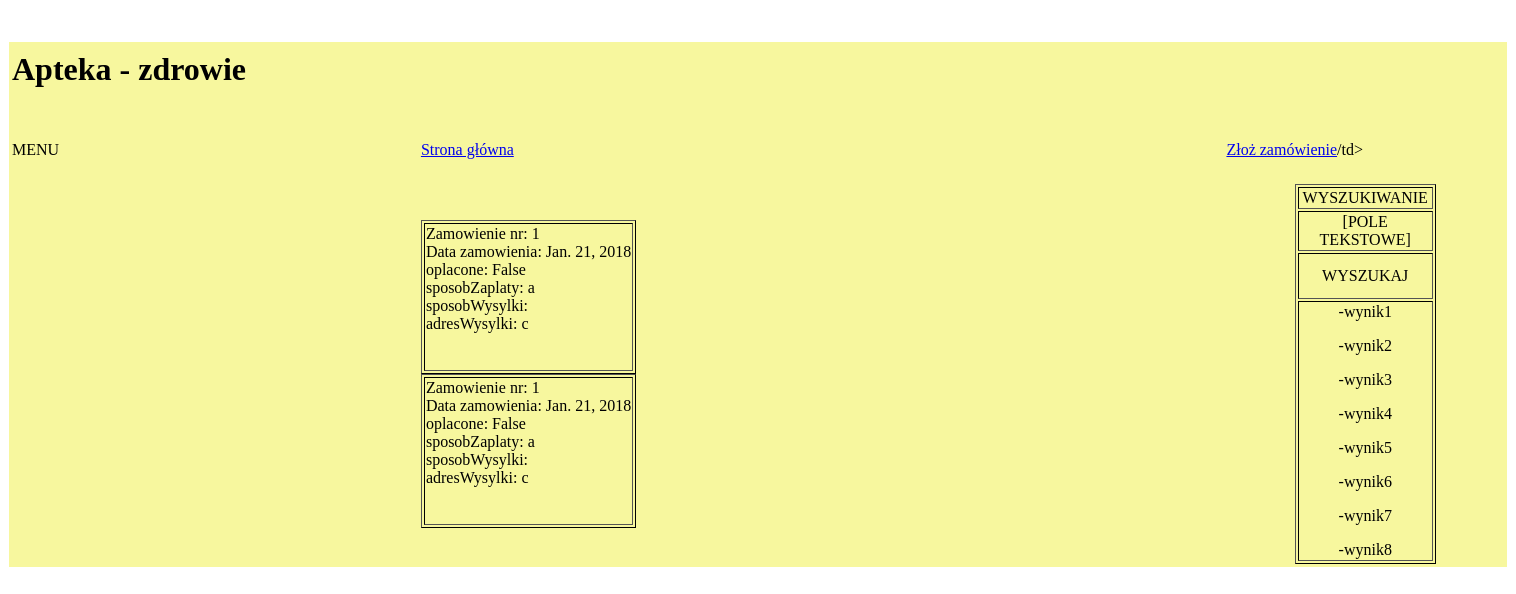
Before: /apteka/historia_zamowien/1 with the older database file.
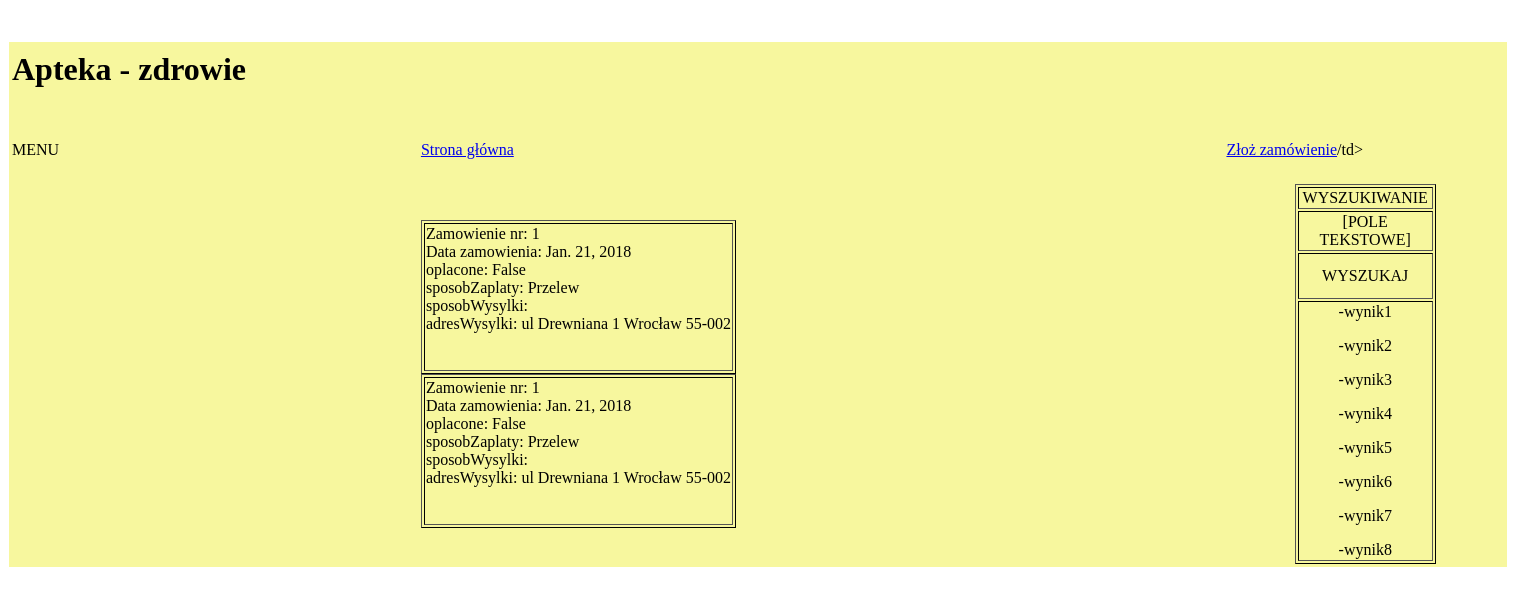
After: the same page with the newer database file.
### apteka_app/models.py (models this page shows, shortened)
class Zamowienie(models.Model):
    zatwierdzone = models.BooleanField(default=False)
    dataZamowienia = models.DateField()
    oplacone = models.BooleanField()
    sposobZaplaty = models.CharField(max_length=100, null=True)
    sposobWysylki = models.CharField(max_length=100, null=True)
    adresWysylki = models.CharField(max_length=100, null=True)

### apteka_app/views.py (the view)
# urls.py: path(r'historia_zamowien/<int:id_uzytkownik>', views.historia_zamowien)
def historia_zamowien(request, id_uzytkownik):
    zam_prod = ZamowienieKlient.objects.filter(idKlient=id_uzytkownik)
    zamowienia = []
    for zp in zam_prod:
        zamowienia.append(zp.idZamowienie)
    return render(request, 'apteka_app/historia_zamowien.html', {'zamowienia':zamowienia})

### apteka_app/templates/apteka_app/historia_zamowien.html
<p>&nbsp;</p>
<table style="width: 1498px; background-color: #f7f79e; margin-left: auto; margin-right: auto;" border="0">
<tbody>
<tr style="height: 73px;">
<td style="width: 400px; height: 73px;">
<h1><strong>Apteka - zdrowie</strong></h1>
</td>
<td style="width: 791.833px; height: 73px;">&nbsp;</td>
<td style="width: 274.167px; height: 73px;">&nbsp;</td>
</tr>
<tr style="height: 62px;">
<td style="width: 400px; height: 62px; text-align: left;">MENU</td>
<td style="width: 791.833px; height: 62px;"><a href="/apteka/">Strona główna</a></td>
<td style="width: 274.167px; height: 62px;"><a href="/zamowienie/{{zamowienie.id}}">Złoż zamówienie</a>/td>
</tr>
<tr style="height: 302.467px;">
<td style="width: 400px; height: 302.467px;">&nbsp;</td>
<td style="width: 791.833px; height: 302.467px;">{% for zamowienie in zamowienia %}
<table style="border-color: black;" border="1">
<tbody>
<tr>
<td> Zamowienie nr: {{zamowienie.id}}<br>
    Data zamowienia: {{zamowienie.dataZamowienia}}<br>
    oplacone: {{zamowienie.oplacone}}<br>
    sposobZaplaty: {{zamowienie.sposobZaplaty}}<br>
    sposobWysylki: {{zamowienie.sposobWyslki}}<br>
    adresWysylki: {{zamowienie.adresWysylki}}<br /><br /><br /></td>
</tr>
</tbody>
</table>
{% endfor %}
</td>
<td style="width: 274.167px; height: 302.467px;">
<table style="width: 141.317px; border-color: black; margin-left: auto; margin-right: auto;" border="1">
<tbody>
<tr style="height: 18px;">
<td style="width: 131.317px; text-align: center; height: 18px;">WYSZUKIWANIE</td>
</tr>
<tr style="height: 18px;">
<td style="width: 131.317px; text-align: center; height: 18px;">[POLE TEKSTOWE]</td>
</tr>
<tr style="height: 45.5667px;">
<td style="text-align: center; width: 131.317px; height: 45.5667px;">WYSZUKAJ</td>
</tr>
<tr style="height: 107px;">
<td style="text-align: center; width: 131.317px; height: 107px;">
<p>-wynik1</p>
<p>-wynik2</p>
<p>-wynik3</p>
<p>-wynik4</p>
<p>-wynik5</p>
<p>-wynik6</p>
<p>-wynik7</p>
<p>-wynik8</p>
</td>
</tr>
</tbody>
</table>
</td>
</tr>
</tbody>
</table>
<p>&nbsp;</p>

Changed rows visible on the page:
changed Zamowienie "False": sposobZaplaty "a" → "Przelew"; adresWysylki "c" → "ul Drewniana 1 Wrocław 55-002"
